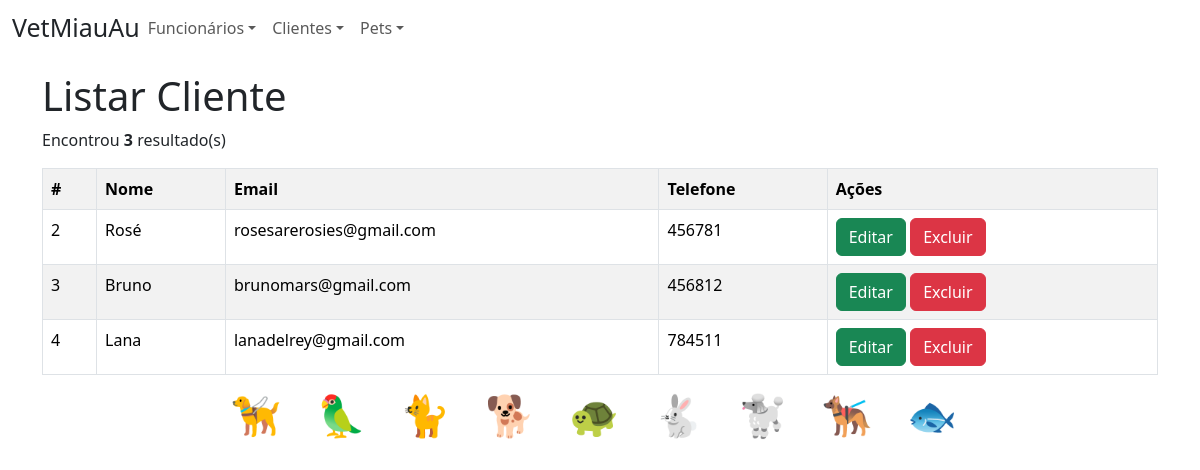
The page /?page=listar-cliente on the database its author committed.
### tables this page shows
CREATE TABLE `cliente` (
  `id_cliente` int(10) UNSIGNED NOT NULL,
  `nome_cliente` varchar(60) NOT NULL,
  `email_cliente` varchar(260) NOT NULL,
  `telefone_cliente` int(11) NOT NULL
);

### listar-cliente.php (the view, shortened to what this page needs)
<h1>Listar Cliente</h1>
<?php
	$sql = "SELECT * FROM cliente";
	$res = $conn->query($sql);
	$qtd = $res->num_rows;
	if ($qtd > 0){
		print "<p>Encontrou <b>$qtd</b> resultado(s)</p>";
		print "<table class='table table-bordered table-striped table-hover'>";
		print "<tr>";
		print "<th>#</th>";
		print "<th>Nome</th>";
		print "<th>Email</th>";
		print "<th>Telefone</th>";
		print "<th>Ações</th>";
		print "</tr>";
		while ($row = $res->fetch_object()){
			print "<tr>";
			print "<td>".$row->id_cliente."</td>";
			print "<td>".$row->nome_cliente."</td>";
			print "<td>".$row->email_cliente."</td>";
			print "<td>".$row->telefone_cliente."</td>";
			print "<td>
					<button class='btn btn-success' onclick=\"location.href='?page=editar-cliente&id_cliente={$row->id_cliente}';\">Editar</button>
					<button class='btn btn-danger' onclick=\"if(confirm('Tem certeza que deseja excluir?')){location.href='?page=salvar-cliente&acao=excluir&id_cliente={$row->id_cliente};'}else{false;}\">Excluir</button>
			</tr>";
		}
		print "</table>";
	}else{
		print "<p>Não encontrou resultado</p>";
	}

### rows shown on the page
cliente: id_cliente "2", nome_cliente "Rosé", email_cliente "rosesarerosies@gmail.com", telefone_cliente "456781"
cliente: id_cliente "3", nome_cliente "Bruno", email_cliente "brunomars@gmail.com", telefone_cliente "456812"
cliente: id_cliente "4", nome_cliente "Lana", email_cliente "lanadelrey@gmail.com", telefone_cliente "784511"

### other values the page prints
$qtd "3"
